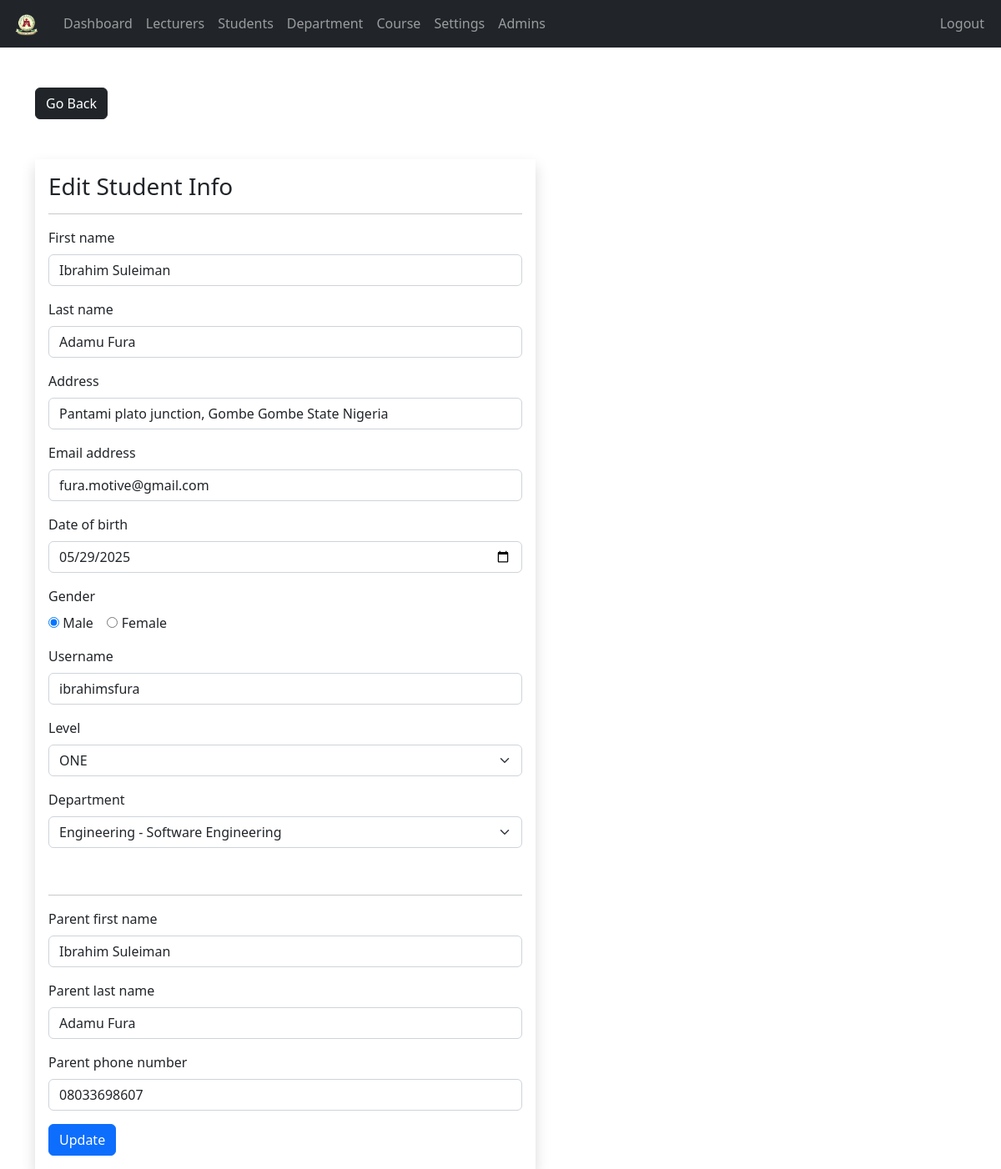
Screenshot of /admin/student-edit.php?student_id=1 (signed in) with the database file from the repository.
### tables this page shows
CREATE TABLE `students` (
  `student_id` int NOT NULL AUTO_INCREMENT,
  `username` varchar(127) NOT NULL,
  `password` varchar(255) NOT NULL,
  `fname` varchar(127) NOT NULL,
  `lname` varchar(255) NOT NULL,
  `department_id` int DEFAULT NULL,
  `level` varchar(10) DEFAULT NULL,
  `cgpa` decimal(4,2) DEFAULT NULL,
  `address` varchar(500) NOT NULL,
  `gender` varchar(7) NOT NULL,
  `email_address` varchar(255) NOT NULL,
  `date_of_birth` date NOT NULL,
  `date_of_joined` timestamp NULL DEFAULT CURRENT_TIMESTAMP,
  `parent_fname` varchar(127) NOT NULL,
  `parent_lname` varchar(127) NOT NULL,
  `parent_phone_number` varchar(31) NOT NULL,
  PRIMARY KEY (`student_id`),
  UNIQUE KEY `username` (`username`),
  KEY `fk_department` (`department_id`),
  CONSTRAINT `fk_department` FOREIGN KEY (`department_id`) REFERENCES `departments` (`department_id`) ON DELETE SET NULL
);

CREATE TABLE `departments` (
  `department_id` int NOT NULL AUTO_INCREMENT,
  `department` varchar(255) NOT NULL,
  `faculty` varchar(255) NOT NULL,
  PRIMARY KEY (`department_id`),
  UNIQUE KEY `department_id` (`department_id`)
);

### admin/data/student.php (called while the page is built, shortened)
<?php
function getStudentById($id, $conn){
   $sql = "SELECT s.*, d.department AS department
           FROM students s
           LEFT JOIN departments d ON s.department_id = d.department_id
           WHERE s.student_id=?";
   $stmt = $conn->prepare($sql);
   $stmt->execute([$id]);
   if ($stmt->rowCount() == 1) {
     $student = $stmt->fetch();
     return $student;
   } else {
    return 0;
   }
}
?>

### admin/data/department.php (called while the page is built, shortened)
<?php
function getAllDepartments($conn){
  $sql = "SELECT department_id, department, faculty FROM departments";
  $stmt = $conn->prepare($sql);
  $stmt->execute();
  if ($stmt->rowCount() >= 1) {
    return $stmt->fetchAll(PDO::FETCH_ASSOC);
  } else {
    return [];
  }
}
?>

### admin/student-edit.php (the view, shortened to what this page needs)
<?php
if (isset($_SESSION['admin_id']) && isset($_SESSION['role']) && isset($_GET['student_id'])) {
  if ($_SESSION['role'] == 'Admin') {
    include "../DB_connection.php";
    include "data/department.php";
    include "data/student.php";
    $departments = getAllDepartments($conn);
    $student_id = $_GET['student_id'];
    $student    = getStudentById($student_id, $conn);
?>
<!DOCTYPE html>
<html lang="en">
<head>
  <link rel="stylesheet" href="https://cdn.jsdelivr.net/npm/bootstrap@5.2.0/dist/css/bootstrap.min.css">
  <link rel="stylesheet" href="../css/style.css">
</head>
<body>
<?php include "inc/navbar.php"; ?>
<div class="container mt-5">
  <a href="student.php" class="btn btn-dark">Go Back</a>
  <form method="post" class="shadow p-3 mt-5 form-w" action="req/student-edit.php">
    <h3>Edit Student Info</h3><hr>
    <div class="mb-3">
      <label class="form-label">First name</label>
      <input type="text" class="form-control" name="fname" value="<?= htmlspecialchars($student['fname']) ?>">
    </div>
    <div class="mb-3">
      <label class="form-label">Last name</label>
      <input type="text" class="form-control" name="lname" value="<?= htmlspecialchars($student['lname']) ?>">
    </div>
    <div class="mb-3">
      <label class="form-label">Address</label>
      <input type="text" class="form-control" name="address" value="<?= htmlspecialchars($student['address']) ?>">
    </div>
    <div class="mb-3">
      <label class="form-label">Email address</label>
      <input type="text" class="form-control" name="email_address" value="<?= htmlspecialchars($student['email_address']) ?>">
    </div>
    <div class="mb-3">
      <label class="form-label">Date of birth</label>
      <input type="date" class="form-control" name="date_of_birth" value="<?= htmlspecialchars($student['date_of_birth']) ?>">
    </div>
    <div class="mb-3">
      <label class="form-label">Gender</label><br>
      <input type="radio" name="gender" value="Male" <?= $student['gender']=='Male' ? 'checked':'' ?>> Male
      &nbsp;&nbsp;
      <input type="radio" name="gender" value="Female" <?= $student['gender']=='Female' ? 'checked':'' ?>> Female
    </div>
    <div class="mb-3">
      <label class="form-label">Username</label>
      <input type="text" class="form-control" name="username" value="<?= htmlspecialchars($student['username']) ?>">
    </div>
    <div class="mb-3">
    <label class="form-label">Level</label>
    <select name="level" class="form-select" required>
      <option value="ONE" <?= $student['level'] === 'ONE' ? 'selected' : '' ?>>ONE</option>
    </select>
  </div>
  <div class="mb-3">
    <label class="form-label">Department</label>
    <select name="department_id" class="form-select" required>
      <?php foreach ($departments as $department): ?>
        <option value="<?= $department['department_id'] ?>" <?= $student['department_id'] == $department['department_id'] ? 'selected' : '' ?>>
          <?= htmlspecialchars($department['faculty'] . ' - ' . $department['department']) ?>
        </option>
      <?php endforeach; ?>
    </select>
  </div>
    <br><hr>
    <div class="mb-3">
      <label class="form-label">Parent first name</label>
      <input type="text" class="form-control" name="parent_fname" value="<?= htmlspecialchars($student['parent_fname']) ?>">
    </div>
    <div class="mb-3">
      <label class="form-label">Parent last name</label>
      <input type="text" class="form-control" name="parent_lname" value="<?= htmlspecialchars($student['parent_lname']) ?>">
    </div>
    <div class="mb-3">
      <label class="form-label">Parent phone number</label>
      <input type="text" class="form-control" name="parent_phone_number" value="<?= htmlspecialchars($student['parent_phone_number']) ?>">
    </div>
    <button type="submit" class="btn btn-primary">Update</button>
  </form>
</div>
</body>
</html>
<?php
  } else {
    header("Location: student.php");
    exit;
  }
} else {
  header("Location: student.php");
  exit;
}
?>

### css/style.css (style rules this page uses)
.form-w { max-width: 600px; width: 100%; }

### rows the page displays
students: fname "Ibrahim Suleiman", lname "Adamu Fura", address "Pantami plato junction, Gombe Gombe State Nigeria", email_address "fura.motive@gmail.com", date_of_birth "05/29/2025", gender "☑", username "ibrahimsfura", level "ONE", department_id "Engineering - Software Engineering", parent_fname "Ibrahim Suleiman", parent_lname "Adamu Fura", parent_phone_number "08033698607"
